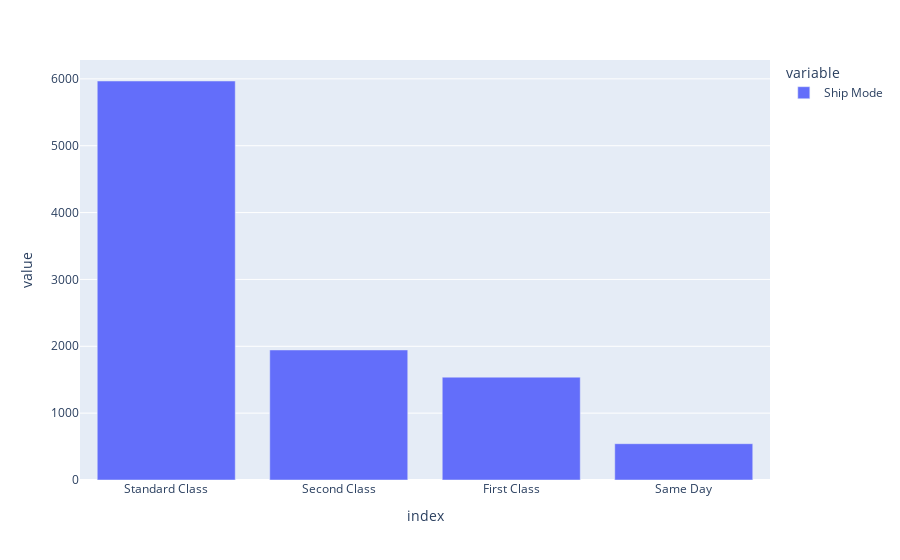
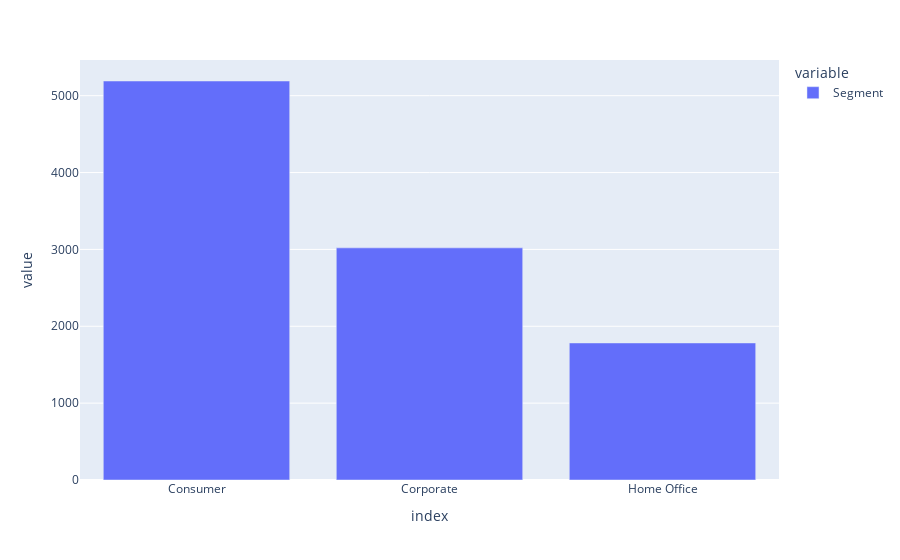
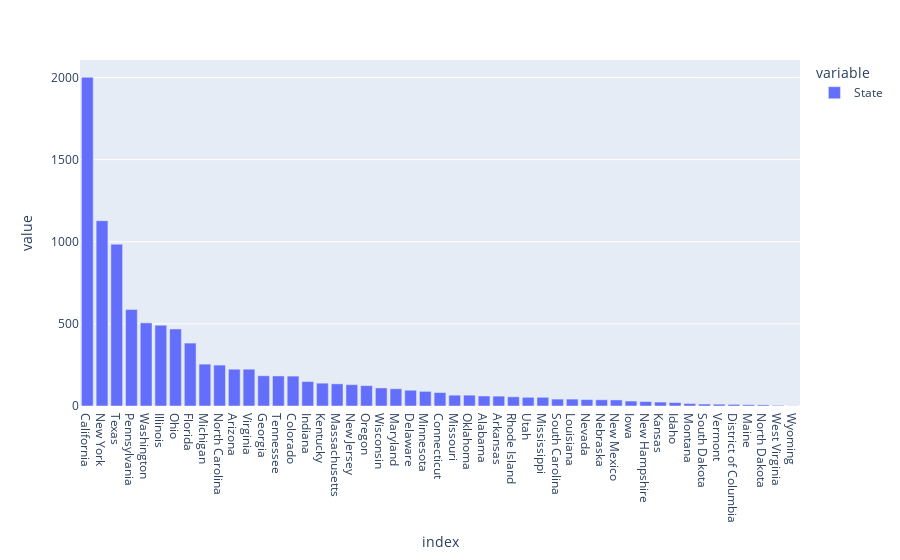
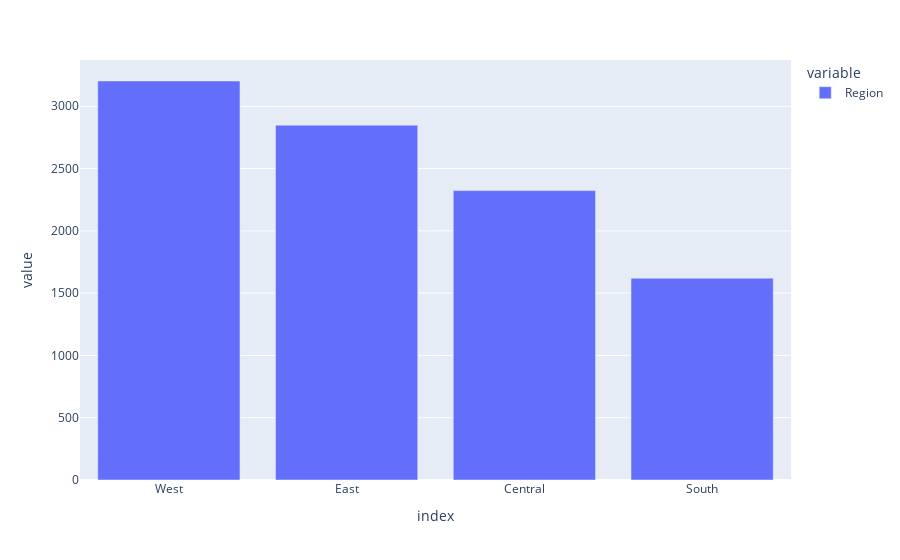

The notebook cell saved with these charts, in order:
### Code cell
categotical_features=['Ship Mode','Segment', 'City', 'State','Region', 'Category', 'Sub-Category']

data['Ship Mode'].value_counts().plot(kind='bar').show()

data['Segment'].value_counts().plot(kind='bar').show()

data['State'].value_counts().plot(kind='bar').show()

data['Region'].value_counts().plot(kind='bar').show()

data['Category'].value_counts().plot(kind='bar').show()

data['Sub-Category'].value_counts().plot(kind='bar').show()

### Figure 1 — Plotly figure (JSON) as saved in the notebook; plotly's stock layout.template omitted (floating-point values rounded to 4 significant figures)
{"data": [{"alignmentgroup": "True", "hovertemplate": "variable=Ship Mode<br>index=%{x}<br>value=%{y}<extra></extra>", "legendgroup": "Ship Mode", "marker": {"color": "#636efa", "pattern": {"shape": ""}}, "name": "Ship Mode", "offsetgroup": "Ship Mode", "orientation": "v", "showlegend": true, "textposition": "auto", "type": "bar", "x": ["Standard Class", "Second Class", "First Class", "Same Day"], "xaxis": "x", "y": [5968, 1945, 1538, 543], "yaxis": "y"}], "layout": {"autosize": true, "barmode": "relative", "legend": {"title": {"text": "variable"}, "tracegroupgap": 0}, "margin": {"t": 60}, "xaxis": {"anchor": "y", "autorange": true, "domain": [0, 1], "range": [-0.5, 3.5], "title": {"text": "index"}, "type": "category"}, "yaxis": {"anchor": "x", "autorange": true, "domain": [0, 1], "range": [0, 6282.0], "title": {"text": "value"}, "type": "linear"}}}

### Figure 2 — Plotly figure (JSON) as saved in the notebook; plotly's stock layout.template omitted (floating-point values rounded to 4 significant figures)
{"data": [{"alignmentgroup": "True", "hovertemplate": "variable=Segment<br>index=%{x}<br>value=%{y}<extra></extra>", "legendgroup": "Segment", "marker": {"color": "#636efa", "pattern": {"shape": ""}}, "name": "Segment", "offsetgroup": "Segment", "orientation": "v", "showlegend": true, "textposition": "auto", "type": "bar", "x": ["Consumer", "Corporate", "Home Office"], "xaxis": "x", "y": [5191, 3020, 1783], "yaxis": "y"}], "layout": {"autosize": true, "barmode": "relative", "legend": {"title": {"text": "variable"}, "tracegroupgap": 0}, "margin": {"t": 60}, "xaxis": {"anchor": "y", "autorange": true, "domain": [0, 1], "range": [-0.5, 2.5], "title": {"text": "index"}, "type": "category"}, "yaxis": {"anchor": "x", "autorange": true, "domain": [0, 1], "range": [0, 5464.0], "title": {"text": "value"}, "type": "linear"}}}

### Figure 3 — Plotly figure (JSON) as saved in the notebook; plotly's stock layout.template omitted (floating-point values rounded to 4 significant figures)
{"data": [{"alignmentgroup": "True", "hovertemplate": "variable=State<br>index=%{x}<br>value=%{y}<extra></extra>", "legendgroup": "State", "marker": {"color": "#636efa", "pattern": {"shape": ""}}, "name": "State", "offsetgroup": "State", "orientation": "v", "showlegend": true, "textposition": "auto", "type": "bar", "x": ["California", "New York", "Texas", "Pennsylvania", "Washington", "Illinois", "Ohio", "Florida", "Michigan", "North Carolina", "Arizona", "Virginia", "Georgia", "Tennessee", "Colorado", "Indiana", "Kentucky", "Massachusetts", "New Jersey", "Oregon", "Wisconsin", "Maryland", "Delaware", "Minnesota", "Connecticut", "Missouri", "Oklahoma", "Alabama", "Arkansas", "Rhode Island", "Utah", "Mississippi", "South Carolina", "Louisiana", "Nevada", "Nebraska", "New Mexico", "Iowa", "New Hampshire", "Kansas", "Idaho", "Montana", "South Dakota", "Vermont", "District of Columbia", "Maine", "North Dakota", "West Virginia", "Wyoming"], "xaxis": "x", "y": [2001, 1128, 985, 587, 506, 492, 469, 383, 255, 249, 224, 224, 184, 183, 182, 149, 139, 135, 130, 124, 110, 105, 96, 89, 82, 66, 66, 61, 60, 56, 53, 53, 42, 42, 39, 38, 37, 30, 27, 24, 21, 15, 12, 11, 10, 8, 7, 4, 1], "yaxis": "y"}], "layout": {"autosize": true, "barmode": "relative", "legend": {"title": {"text": "variable"}, "tracegroupgap": 0}, "margin": {"t": 60}, "xaxis": {"anchor": "y", "autorange": true, "domain": [0, 1], "range": [-0.5, 48.5], "title": {"text": "index"}, "type": "category"}, "yaxis": {"anchor": "x", "autorange": true, "domain": [0, 1], "range": [0, 2106.0], "title": {"text": "value"}, "type": "linear"}}}

### Figure 4 — Plotly figure (JSON) as saved in the notebook; plotly's stock layout.template omitted (floating-point values rounded to 4 significant figures)
{"data": [{"alignmentgroup": "True", "hovertemplate": "variable=Region<br>index=%{x}<br>value=%{y}<extra></extra>", "legendgroup": "Region", "marker": {"color": "#636efa", "pattern": {"shape": ""}}, "name": "Region", "offsetgroup": "Region", "orientation": "v", "showlegend": true, "textposition": "auto", "type": "bar", "x": ["West", "East", "Central", "South"], "xaxis": "x", "y": [3203, 2848, 2323, 1620], "yaxis": "y"}], "layout": {"autosize": true, "barmode": "relative", "legend": {"title": {"text": "variable"}, "tracegroupgap": 0}, "margin": {"t": 60}, "xaxis": {"anchor": "y", "autorange": true, "domain": [0, 1], "range": [-0.5, 3.5], "title": {"text": "index"}, "type": "category"}, "yaxis": {"anchor": "x", "autorange": true, "domain": [0, 1], "range": [0, 3372.0], "title": {"text": "value"}, "type": "linear"}}}
